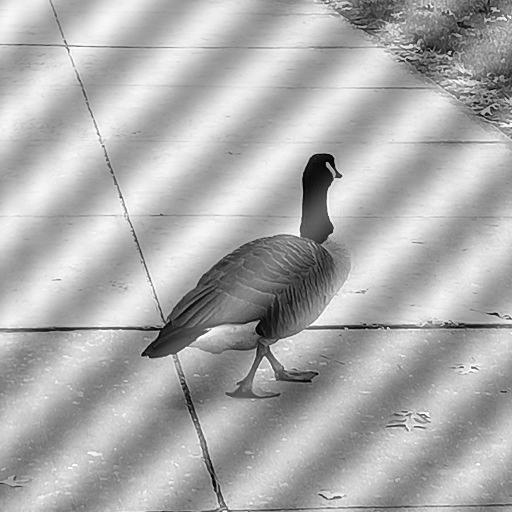
#> input picture img/pnois2.jpg, 512 x 512 px
$ python '11. butterworth notch.py'   (older library calls are emulated)
#> lines starting #> are read from the running program, lines starting #| are printed output that depends on the picture
# 11. butterworth notch.py
# Fourier transform - guassian lowpass filter

import cv2
import numpy as np
from matplotlib import pyplot as plt

# take input
img_input = cv2.imread(r'img/pnois2.jpg', 0)
#> img_input is the input picture: shape (512, 512); min 0, max 255, mean 172.7
img = img_input.copy()
image_size = img.shape[0] * img.shape[1]
#> image_size = 262144

# fourier transform
ft = np.fft.fft2(img) # it gives the fourier transform of the image
ft_shift = np.fft.fftshift(ft) # it shifts DC component to center

# get magnitude and phase
magnitude_spectrum_ac = np.abs(ft_shift) #actual magnitude spectrum
ang = np.angle(ft_shift)
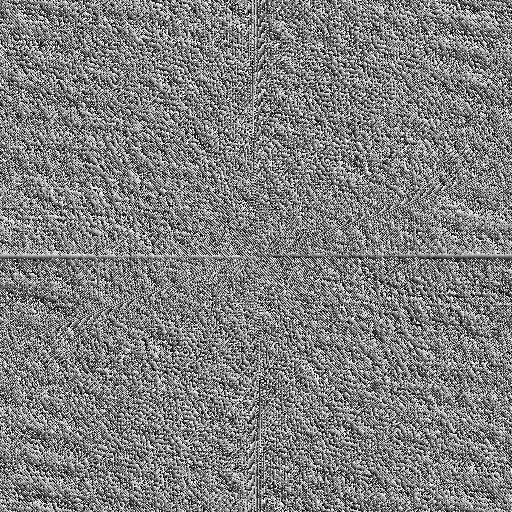
#> ang: shape (512, 512) float64; min -3.14, max 3.14, mean -8.67e-18; drawn with min black and max white

#Just for visualization
magnitude_spectrum = 20 * np.log(np.abs(ft_shift)+1)
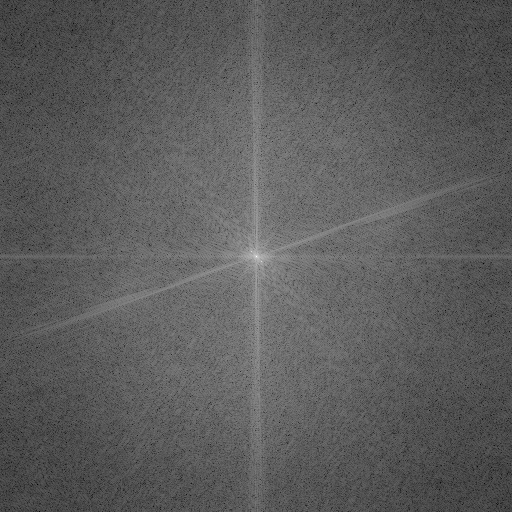
#> magnitude_spectrum: shape (512, 512) float64; min 49.85, max 352.6, mean 159; drawn with min black and max white
magnitude_spectrum = cv2.normalize(magnitude_spectrum, None,0,255,cv2.NORM_MINMAX,dtype=cv2.CV_8U)

# phase visualization if needed
ang_ = cv2.normalize(ang, None,0,255,cv2.NORM_MINMAX,dtype=cv2.CV_8U)


# Apply filter here:
# Design H(u,v) an ideal notch reject filter to remove periodic noise and just do
# F(u,v) = F(u,v)*H(u,v) to get the filtered result here F(u,v) is the  magnitude spectrum
points = [
    (261,261),
    (251,251)
]

D0 = 5
n = 2
h, w = magnitude_spectrum_ac.shape
#> h = 512; w = 512

H = np.ones_like(magnitude_spectrum_ac)

# apply Butterworth
for i in range(h):
    for j in range(w):
        for (x, y) in points:
            D = ((i-x)**2 + (j-y)**2)**0.5
            if D == 0:
                H[i, j] = 0.0
            else:
                H[i, j] *= 1 / (1 + (D0 / D)**(2 * n))
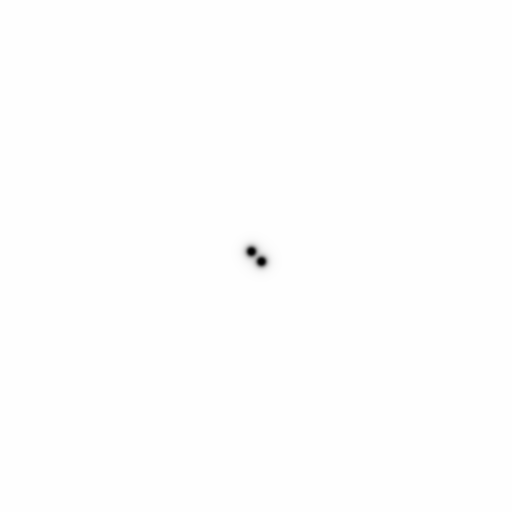
#> H: shape (512, 512) float64; min 0, max 1, mean 0.999

magnitude_spectrum_ac = magnitude_spectrum_ac * H

## phase add F(u,v)=∣F(u,v)∣*e^jθ(u,v) combine magnitude and phase to get the final result
final_result = np.multiply(magnitude_spectrum_ac, np.exp(1j*ang))

final_result_vis = 20 * np.log(np.abs(final_result)+1)
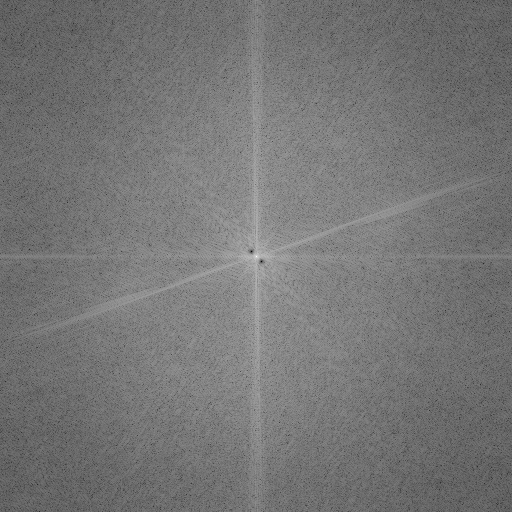
#> final_result_vis: shape (512, 512) float64; min 0, max 343.6, mean 159; drawn with min black and max white
final_result_vis = cv2.normalize(final_result_vis, None,0,255,cv2.NORM_MINMAX,dtype=cv2.CV_8U)

# inverse fourier transform and get the image back
img_back = np.real(np.fft.ifft2(np.fft.ifftshift(final_result)))
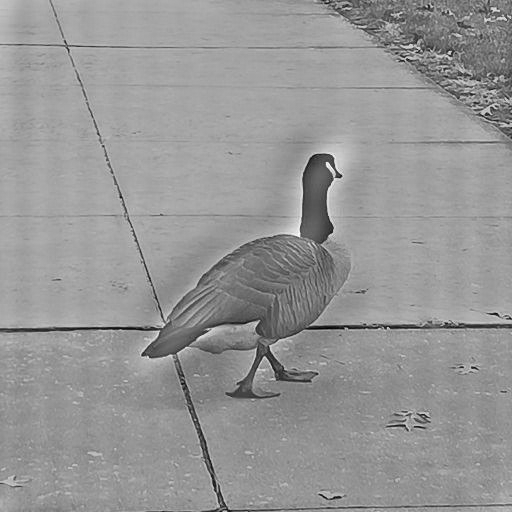
#> img_back: shape (512, 512) float64; min -42.64, max 216.7, mean 110.5; drawn with min black and max white
img_back_scaled = cv2.normalize(img_back, None, 0,255,cv2.NORM_MINMAX,dtype=cv2.CV_8U)


## plot

# --- Plotting Results ---
plt.figure(figsize=(12, 12))

plt.subplot(2, 3, 1)
plt.imshow(img_input, cmap="gray", vmin=0, vmax=255)
plt.title("Original")
plt.axis("off")

plt.subplot(2, 3, 2)
plt.imshow(magnitude_spectrum, cmap="gray", vmin=0, vmax=255)
plt.title("Magnitude Spectrum")
plt.axis("off")

plt.subplot(2, 3, 3)
plt.imshow(ang_, cmap="gray", vmin=0, vmax=255)
plt.title("Phase")
plt.axis("off")

plt.subplot(2, 3, 4)
plt.imshow(img_back_scaled, cmap="gray", vmin=0, vmax=255)
plt.title("Inverse transform")
plt.axis("off")

plt.subplot(2, 3, 5)
plt.imshow(final_result_vis, cmap="gray", vmin=0, vmax=255)
plt.title("Final Result Vis")
plt.axis("off")

plt.subplot(2, 3, 6)
plt.imshow(H, cmap="gray", vmin=0, vmax=1)
plt.title("Filter")
plt.axis("off")

plt.tight_layout()
plt.savefig("out.png", dpi=300, bbox_inches="tight")
plt.show()
